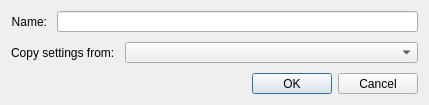
<?xml version="1.0" encoding="UTF-8"?>
<ui version="4.0">
 <class>VcProjectManager::Internal::NewConfigItemDialog</class>
 <widget class="QDialog" name="VcProjectManager::Internal::NewConfigItemDialog">
  <property name="geometry">
   <rect>
    <x>0</x>
    <y>0</y>
    <width>429</width>
    <height>105</height>
   </rect>
  </property>
  <property name="sizePolicy">
   <sizepolicy hsizetype="Preferred" vsizetype="Fixed">
    <horstretch>0</horstretch>
    <verstretch>0</verstretch>
   </sizepolicy>
  </property>
  <property name="minimumSize">
   <size>
    <width>0</width>
    <height>105</height>
   </size>
  </property>
  <property name="maximumSize">
   <size>
    <width>16777215</width>
    <height>105</height>
   </size>
  </property>
  <property name="windowTitle">
   <string>Dialog</string>
  </property>
  <layout class="QVBoxLayout" name="verticalLayout">
   <property name="spacing">
    <number>10</number>
   </property>
   <item>
    <layout class="QHBoxLayout" name="horizontalLayout" stretch="0,1">
     <item>
      <widget class="QLabel" name="label">
       <property name="text">
        <string>Name:</string>
       </property>
       <property name="alignment">
        <set>Qt::AlignRight|Qt::AlignTrailing|Qt::AlignVCenter</set>
       </property>
      </widget>
     </item>
     <item>
      <widget class="QLineEdit" name="m_newItemNameLineEdit"/>
     </item>
    </layout>
   </item>
   <item>
    <layout class="QHBoxLayout" name="horizontalLayout_2" stretch="0,1">
     <item>
      <widget class="QLabel" name="label_2">
       <property name="text">
        <string>Copy settings from:</string>
       </property>
      </widget>
     </item>
     <item>
      <widget class="QComboBox" name="m_copyFromComboBox"/>
     </item>
    </layout>
   </item>
   <item>
    <widget class="QDialogButtonBox" name="buttonBox">
     <property name="orientation">
      <enum>Qt::Horizontal</enum>
     </property>
     <property name="standardButtons">
      <set>QDialogButtonBox::Cancel|QDialogButtonBox::Ok</set>
     </property>
    </widget>
   </item>
  </layout>
 </widget>
 <resources/>
 <connections>
  <connection>
   <sender>buttonBox</sender>
   <signal>accepted()</signal>
   <receiver>VcProjectManager::Internal::NewConfigItemDialog</receiver>
   <slot>accept()</slot>
   <hints>
    <hint type="sourcelabel">
     <x>248</x>
     <y>254</y>
    </hint>
    <hint type="destinationlabel">
     <x>157</x>
     <y>274</y>
    </hint>
   </hints>
  </connection>
  <connection>
   <sender>buttonBox</sender>
   <signal>rejected()</signal>
   <receiver>VcProjectManager::Internal::NewConfigItemDialog</receiver>
   <slot>reject()</slot>
   <hints>
    <hint type="sourcelabel">
     <x>316</x>
     <y>260</y>
    </hint>
    <hint type="destinationlabel">
     <x>286</x>
     <y>274</y>
    </hint>
   </hints>
  </connection>
 </connections>
</ui>
